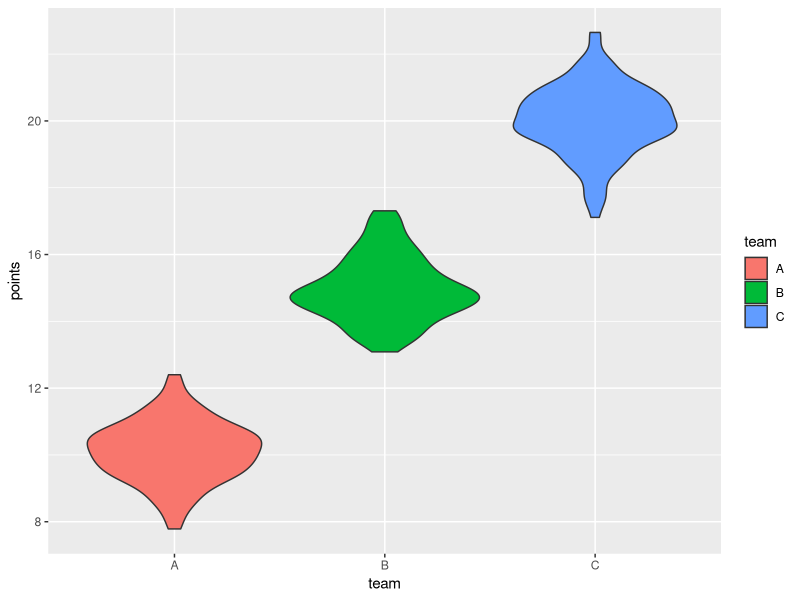
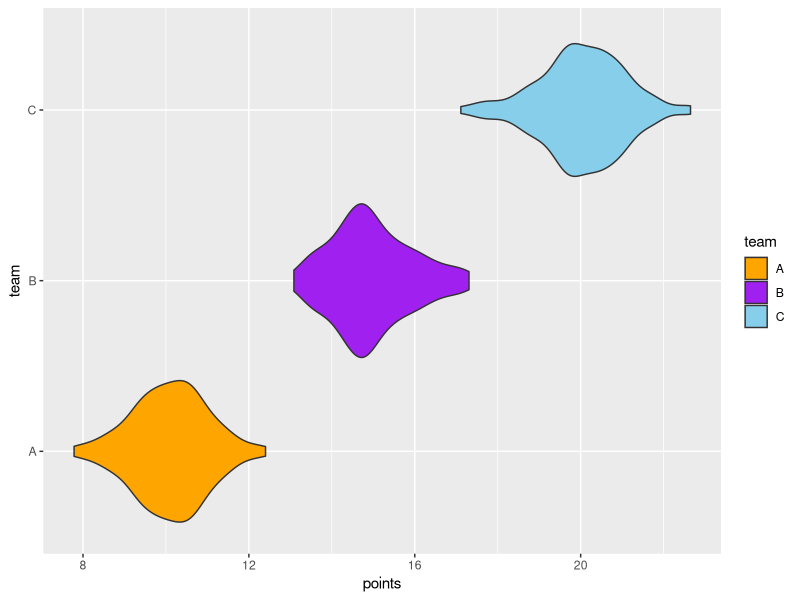
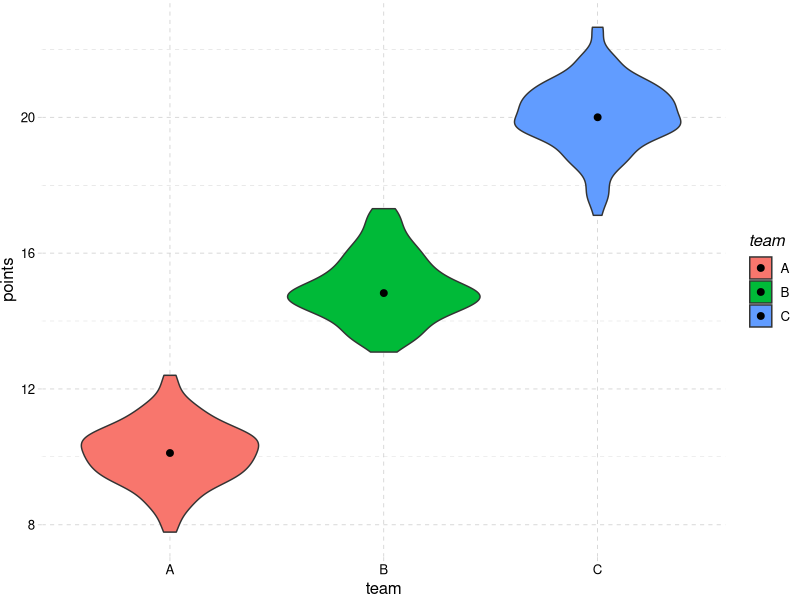

Generate these figures, in order, with R:
# make this example reproducible 
set.seed(1)

# create data frame
df <- data.frame(team=rep(c('A', 'B', 'C'), each=100),
                 points=c(rnorm(100, mean=10),
                          rnorm(100, mean=15),
                          rnorm(100, mean=20)))

# view head of data frame
head(df)

# Example 1: Create Violin Plots by Group
library("ggplot2")

# create violin plot to visualize distribution of points by team
ggplot(df, aes(x=team, y=points, fill=team)) + 
  geom_violin()

# Example 2: Create Violin Plots by Group
library("ggplot2")

# create horizontal violin plots to visualize distribution of points by team
ggplot(df, aes(x=team, y=points, fill=team)) + 
  geom_violin() + 
  scale_fill_manual(values=c("orange", "purple", "skyblue")) +
  coord_flip()

library("ggplot2")
library("ggthemes")

# create violin plots and display meaidan points values as circle
ggplot(df, aes(x=team, y=points, fill=team)) + 
  geom_violin() + 
  stat_summary(fun=median, geom="point", size=2) + 
  theme_pander()
